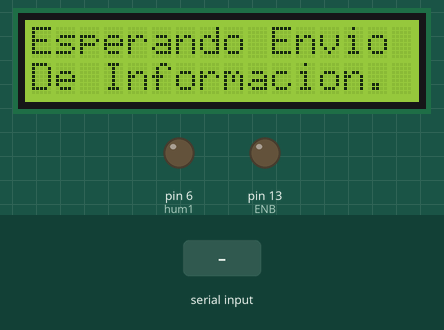
Bench run of a sketch on a simulated Arduino Uno, built with avr-gcc and run on an emulated ATmega328P. Shown: 16×2 character LCD, output pins drawn as LEDs (lit = HIGH). The test bench sets the inputs (shaded band). No radio packets arrive unless stated; what the sketch prints to the serial monitor is not drawn.

Above: at 5.6 s.
5.7 s: "1" received over Serial
At 11.2 s:
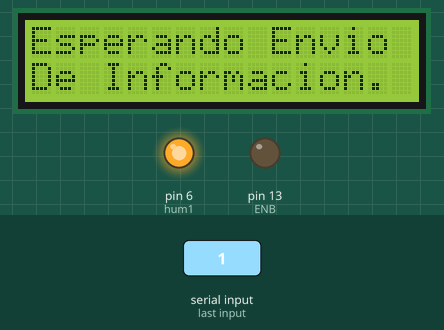
Timing chart, 0 to 12.7 s (numbered marks = the images above; inputs shaded):
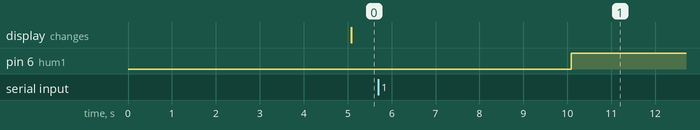

Measured:
- after the input at 5.7 s, pin 6 (hum1): LOW → HIGH after 4.4 s

The sketch:

control_fuzzy_receptor.ino
```cpp
  //librerias para la pantalla LCD
  #include <LiquidCrystal.h> //libreria pantalla LCD
  LiquidCrystal lcd(7,8,5,4,3,2); //estipulacion de pines

  //pin 7 - escritura y lectura de comandos
  //pin 8 - sintonizacion
  //pin 5,4,3,2 - pines de datos

byte triste[8] = {
  B00000,
  B00000,
  B01010,
  B00000,
  B01110,
  B10001,
  B10001,
  B00000
};
  byte battery[8] = {
    B01110,
    B01010,
    B10001,
    B10001,
    B10001,
    B10001,
    B11111,
    B11111
};

  //varialbes de muestreo
  int periodo = 5000;
  unsigned long tiempoahora =0;

  //...................................................................
  //librerias control fuzzy.h

  #include <Fuzzy.h>  //inclusion de la libreria
  Fuzzy*control = new Fuzzy(); //se crea objeto fuzzy "control"

  const int hum1 = 6; //activacion rele canal 2
  const int ENB = 13; //activacion rele canal 1

  float Humedad,setpoint,ERROR,voltaje,valor;
  int humidificador_1,ventilacion;
  char lectura;
  String str;
  //....................................................................
  //inclusion de la libreria para transmision modulo RF

  // Include RadioHead Amplitude Shift Keying Library
  #include <RH_ASK.h>
  // Include dependant SPI Library
  #include <SPI.h>

  // Create Amplitude Shift Keying Object
  RH_ASK rf_driver;
  //....................................................................

  void setup() {
  pinMode(ENB, OUTPUT);
  pinMode(hum1, OUTPUT);

  Serial.begin(9600);
  lcd.begin(16,2);    //numero de columnas por filas
  lcd.createChar(1,triste);
  lcd.createChar(2,battery);

  // Initialize ASK Object
  rf_driver.init();
  // Setup Serial Monitor

  //...............................................................
  //establecimiento de los parametros de control - difusificacion - inferencia - reglas
  //Declaracion del universo del discurso de entrada
  //Correspondiente al error de setpoint-humedad

  FuzzyInput*Error = new FuzzyInput(1);

  //ingreso de los conjuntos difusso correspondientes al universo del discurso Error

  FuzzySet*ENG = new FuzzySet(-100,-100,-5,0); //Error negativo grande trapezoidal
  Error->addFuzzySet(ENG); //se añade el conjunto al universo de entrada
  //*********************************************************************
  FuzzySet*EC  = new FuzzySet(-2,0,0,2);      // Error cero o centro trinagular
  Error->addFuzzySet(EC);
  //*********************************************************************
  FuzzySet*EPP  = new FuzzySet(0,5,100,100);  // Error positivo pequeño trinagular
  Error->addFuzzySet(EPP);
  //*********************************************************************
  control->addFuzzyInput(Error); //se agrega al conjunto fuzzy el universo con
  //sus respectivos conjuntos

 //------------------------------------------------------------------------
  //declaracion de los conjuntos difusos o de membresia de las salidas respectivas
  //ingreso de la salida del sistema humidificador 1

  FuzzyOutput*humidificador_1 = new FuzzyOutput(1);
  //ingreso de los conjuntos difusso correspondientes al universo del discurso humidificador 1

  FuzzySet*OFF1 = new FuzzySet(0,0,0,0);            // desactivacion humidificador 1
  humidificador_1->addFuzzySet(OFF1);

  FuzzySet*ON1 = new FuzzySet(255,255,255,255);        // activacion humidificador 1
  humidificador_1->addFuzzySet(ON1);

  control->addFuzzyOutput(humidificador_1);

 //------------------------------------------------------------------------
 //declaracion de los conjuntos difusos o de membresia de las salidas respectivas
  //ingreso de la salida del sistema humidificador 2

  FuzzyOutput*ventilacion = new FuzzyOutput(2);
  //ingreso de los conjuntos difusso correspondientes al universo del discurso humidificador 1

  FuzzySet*OFF2 = new FuzzySet(0,0,0,0);            // desactivacion humidificador 2
  ventilacion->addFuzzySet(OFF2);

  FuzzySet*ON2 = new FuzzySet(255,255,255,255);        // activacion humidificador 2
  ventilacion->addFuzzySet(ON2);

  control->addFuzzyOutput(ventilacion);

  //------------------------------------------------------------------------
  //-----------------------------------------------------------------------
  //------------------------------------------------------------------------
  //establecimiento de las reglas de control inferencia de variables linguisticas

  FuzzyRuleAntecedent*si_error_es_ENG = new FuzzyRuleAntecedent(); si_error_es_ENG->joinSingle(ENG);        //antencendente 1

  FuzzyRuleConsequent*ent_humi1_es_off  = new FuzzyRuleConsequent(); ent_humi1_es_off->addOutput(OFF1);    //consecuente 1
  FuzzyRuleConsequent*ent_venti_es_on   = new FuzzyRuleConsequent(); ent_venti_es_on->addOutput(ON2);       //consecuente 2

  FuzzyRule*regla_1 = new FuzzyRule(1,si_error_es_ENG,ent_humi1_es_off); control->addFuzzyRule(regla_1);    //asignacion 1
  FuzzyRule*regla_2 = new FuzzyRule(2,si_error_es_ENG,ent_venti_es_on); control->addFuzzyRule(regla_2);     //asignacion 2

  //-------------------------------------------------------------------------

  FuzzyRuleAntecedent*si_error_es_EC = new FuzzyRuleAntecedent(); si_error_es_EC->joinSingle(EC);  //antencendente 2

  FuzzyRuleConsequent*ent_humi1_es_off1  = new FuzzyRuleConsequent(); ent_humi1_es_off1->addOutput(OFF1);    //consecuente 3
  FuzzyRuleConsequent*ent_venti_es_off  = new FuzzyRuleConsequent(); ent_venti_es_off->addOutput(OFF2);    //consecuente 4

  FuzzyRule*regla_3 = new FuzzyRule(3,si_error_es_EC,ent_humi1_es_off1); control->addFuzzyRule(regla_3);      //asignacion 3
  FuzzyRule*regla_4 = new FuzzyRule(4,si_error_es_EC,ent_venti_es_off); control->addFuzzyRule(regla_4);     //asignacion 4

 //-------------------------------------------------------------------------

  FuzzyRuleAntecedent*si_error_es_EPP = new FuzzyRuleAntecedent(); si_error_es_EPP->joinSingle(EPP);  //antencendente 3

  FuzzyRuleConsequent*ent_humi1_es_on     = new FuzzyRuleConsequent(); ent_humi1_es_on->addOutput(ON1);    //consecuente 5
  FuzzyRuleConsequent*ent_venti_es_off2   = new FuzzyRuleConsequent(); ent_venti_es_off2->addOutput(OFF2);    //consecuente 6

  FuzzyRule*regla_5 = new FuzzyRule(5,si_error_es_EPP,ent_humi1_es_on);     control->addFuzzyRule(regla_5);      //asignacion 5
  FuzzyRule*regla_6 = new FuzzyRule(6,si_error_es_EPP,ent_venti_es_off2);   control->addFuzzyRule(regla_6);     //asignacion 6

 //-------------------------------------------------------------------------

 }

  void loop() {

  tiempoahora=millis();
  while(millis() < tiempoahora + periodo){
    //realiza la espera de 1 segundo
  }

  int tiem = millis()/1000;
  Serial.print(tiem);
  Serial.print("\t");

  // Set buffer to size of expected message
  uint8_t buf[5];
  uint8_t buflen = sizeof(buf);

  // Check if received packet is correct size
  if (rf_driver.recv(buf, &buflen)) {
    str = (char*)buf;
    valor = str.toFloat();
    // Message received with valid checksum
    if (valor >= 7){
       Humedad = valor;
    }
    else {
       voltaje = valor;
    }
  }

  Serial.print(voltaje);
  Serial.print("\t");
  Serial.print(Humedad);
  Serial.print("\t");

  //condicional proyeccion pantalla LCD
  if(voltaje == 0 && Humedad==0){
    lcd.setCursor(0,0);
    lcd.print("Esperando Envio");
    lcd.setCursor(0,1);
    lcd.print("De Informacion.");
    }
    else{
      if (voltaje !=0 || Humedad !=0){

      lcd.clear();
      //visualizacion pantalla LCD
      lcd.setCursor(0,0);
      lcd.print("Hs = ");
      lcd.print(Humedad);
      lcd.print(" %HR");

      //visualizacion pantalla LCD
      lcd.setCursor(0,1);
      lcd.print("BT = ");
      lcd.print(voltaje);
      lcd.print(" V");

      }
      if(voltaje > 0 && voltaje <= 3.5 ){
      lcd.clear();
      lcd.setCursor(0,0);
      lcd.print("LOW BATTERY  ");
      lcd.write(2);
      lcd.setCursor(0,1);
      lcd.print("CAMBIAR      ");
      lcd.write(1);
    }
  }

   //variables referencia establecimiento de setpoint's por serial
  if(Serial.available()){  //realiza el registro para verificacion de datos por serial
    lectura=Serial.read();  //almacenamiento de caracteres enviados por serial
    if(lectura == '1'){
      setpoint = 60;  //variable de referencia 50
    }
    if(lectura == '2'){
       setpoint = 65;  //variable de referencia 60
    }
    if(lectura == '3'){
      setpoint = 70;  //variable de referencia 70
    }
    if(lectura == '4'){
      setpoint = 75;  //variable de referencia 80
    }
    if(lectura == '5'){
      setpoint = 80;  //variable de referencia 90
    }
    if(lectura == '6'){
      setpoint = 85;  //variable de referencia 100
    }
    if(lectura == '7'){
      setpoint = 90;  //variable de referencia 100
    }
    if(lectura == '8'){
      setpoint = 95;  //variable de referencia 100
    }
  }

  Serial.print(setpoint);
  Serial.print("\t");

  ERROR=setpoint-Humedad; //establecimiento del error
  control->setInput(1,ERROR); //se asigna al sistma fuzzy control una entrada con el valor de error
  control->fuzzify(); //fusificacion del sistema

  humidificador_1  = control->defuzzify(1); //se desdifusifica el sistema, guardando la salida 1 en la variable de humidificador 1
  ventilacion      = control->defuzzify(2);

  analogWrite(hum1,humidificador_1); //actuacion por medio de la accion de control humedad
  analogWrite(ENB,ventilacion);       //actuacion por medio de la accion de control ventilacion

//  Serial.print("E = ");
  Serial.print(ERROR);
  Serial.print("\t");
//  Serial.print("pH_1 = ");
  Serial.print(humidificador_1);
  Serial.print("\t");
//  Serial.print("pH_2 = ");
  Serial.println(ventilacion);
 }
```
